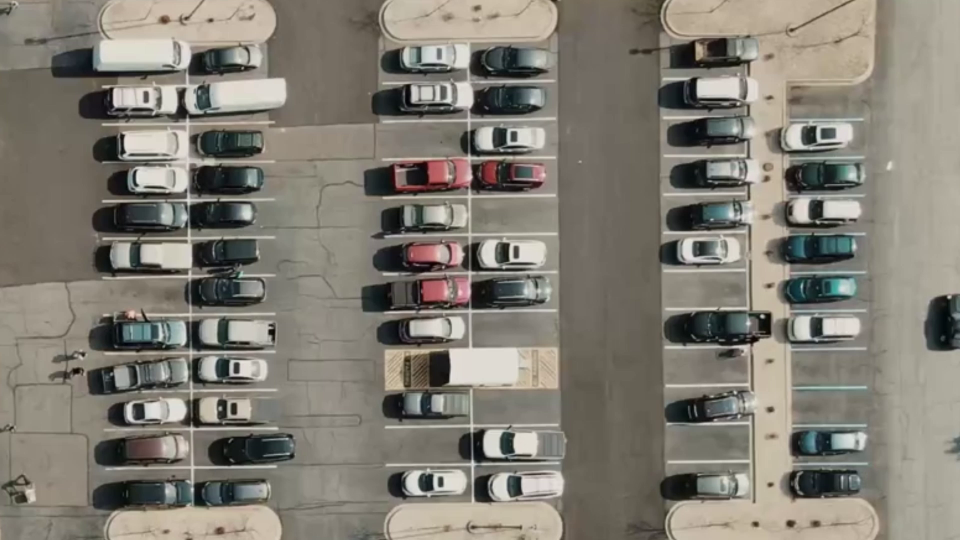
#> input picture data/cropped_frame_0.png, 1920 x 1080 px (shown at 1/2 size)
$ python -i auto_slot_finder.py   (imports and definitions only)
#> lines starting #> are read from the running program, lines starting #| are printed output that depends on the picture; after the words box and inside, x2 and y2 are one past the last pixel; in counts of white or black regions, pixels touching at a corner belong together
"""
auto_slot_finder.py - derive parking-slot quads from the painted stall lines.

Pipeline
  1. Isolate thin white paint (top-hat filter), split into horizontal / vertical masks.
  2. Find stall blocks (x-ranges where horizontal paint exists); split double-loaded
     blocks at the vertical divider.
  3. Per block, fit a uniform stall lattice (pitch + phase) to the paint, by scoring a
     comb against the row profile. Cars occlude paint, the lattice bridges the gaps.
  4. Trim bands that fall on concrete islands, estimate the block's tilt, emit quads.

Only needs numpy + opencv. Output format is unchanged:
  {"P1": {"spot_id": "P1", "polygon_norm": [[x, y] x 4]}}   # TL, TR, BR, BL, normalized
"""
import argparse
import json
import os

import cv2
import numpy as np


# ----------------------------------------------------------------------------- masks
def paint_masks(img, thresh=28):
    h, w = img.shape[:2]
    gray = cv2.GaussianBlur(cv2.cvtColor(img, cv2.COLOR_BGR2GRAY), (3, 3), 0)

    def mask(th_k, open_k):
        k = lambda s: cv2.getStructuringElement(cv2.MORPH_RECT, s)
        th = cv2.morphologyEx(gray, cv2.MORPH_TOPHAT, k(th_k))   # keeps features thinner than th_k
        _, bw = cv2.threshold(th, thresh, 255, cv2.THRESH_BINARY)
        return cv2.morphologyEx(bw, cv2.MORPH_OPEN, k(open_k))   # keeps only long strokes

    t = int(h * 0.012) | 1                                       # > paint thickness, < car size
    hmask = mask((1, t), (max(15, int(w * 0.018)), 1))           # horizontal stall dividers
    vmask = mask((t, 1), (1, max(15, int(h * 0.042))))           # vertical column dividers
    return hmask, vmask


def island_mask(img):
    """Tan concrete islands / curbs: H~17, S~35-55, V~180-210 (asphalt V<135, white cars S<20)."""
    hsv = cv2.cvtColor(img, cv2.COLOR_BGR2HSV)
    m = cv2.inRange(hsv, (10, 28, 160), (28, 75, 245))
    return cv2.medianBlur(m, 9)


# ----------------------------------------------------------------------------- columns
def find_columns(hmask, vmask, w, h):
    prof = hmask.sum(0).astype(np.float32) / 255
    sig = max(1, int(w * 0.004))
    g = np.exp(-0.5 * (np.arange(-3 * sig, 3 * sig + 1) / sig) ** 2)
    prof = np.convolve(prof, g / g.sum(), mode="same")
    on = prof > max(3.0, 0.15 * prof.max())

    # contiguous runs, merging small gaps
    runs, start = [], None
    for x, v in enumerate(on):
        if v and start is None:
            start = x
        if not v and start is not None:
            runs.append([start, x - 1]); start = None
    if start is not None:
        runs.append([start, w - 1])
    merged = []
    for r in runs:
        if merged and r[0] - merged[-1][1] < w * 0.012:
            merged[-1][1] = r[1]
        else:
            merged.append(r)

    cols = []
    for a, b in merged:
        if b - a < w * 0.06:
            continue
        xs = np.nonzero(hmask[:, a:b + 1])[1] + a
        lo, hi = int(np.percentile(xs, 1)), int(np.percentile(xs, 99))
        # double-loaded block: split at the vertical divider if there is one
        if hi - lo > w * 0.12:
            vp = vmask[:, lo:hi].sum(0).astype(np.float32) / 255
            m0, m1 = int(0.3 * (hi - lo)), int(0.7 * (hi - lo))
            if vp[m0:m1].max() > 0.05 * h:
                mid = lo + m0 + int(np.argmax(vp[m0:m1]))
                cols += [(lo, mid), (mid, hi)]
                continue
        cols.append((lo, hi))
    return cols


# ----------------------------------------------------------------------------- lattice
def fit_lattice(hmask, x0, x1, h):
    """Return (pitch, y0, rms, n_supported) for lines y_k = y0 + k*pitch."""
    prof = hmask[:, x0:x1].sum(1).astype(np.float32) / 255
    g = np.exp(-0.5 * (np.arange(-5, 6) / 1.5) ** 2)
    s = np.convolve(prof, g / g.sum(), mode="same")

    d = s - s.mean()
    ac = np.correlate(d, d, "full")[len(s) - 1:]
    ac = ac / (len(s) - np.arange(len(s)))                         # unbiased
    lo, hi = int(0.04 * h), int(0.10 * h)
    p0 = lo + int(np.argmax(ac[lo:hi]))

    best = (-1.0, p0, 0.0)                                         # comb search
    for p in np.arange(0.94 * p0, 1.06 * p0, 0.25):
        for ph in np.arange(0, p, 1.0):
            ys = np.clip(np.round(np.arange(ph, h, p)).astype(int), 0, h - 1)
            sc = s[ys].sum()
            if sc > best[0]:
                best = (sc, p, ph)
    _, p, ph = best

    # snap teeth to real paint, then least-squares refine (pitch + phase)
    thr = 0.25 * s.max()
    for _ in range(3):
        ks, ys = [], []
        for k, y in enumerate(np.arange(ph, h, p)):
            a, b = int(max(0, y - 0.15 * p)), int(min(h, y + 0.15 * p)) + 1
            if b - a < 3:
                continue
            j = a + int(np.argmax(s[a:b]))
            if s[j] >= thr:
                ks.append(k); ys.append(j)
        if len(ks) < 3:
            break
        A = np.vstack([np.ones(len(ks)), ks]).T
        (ph, p), *_ = np.linalg.lstsq(A, np.array(ys, float), rcond=None)
        res = np.array(ys) - (ph + p * np.array(ks))
        keep = np.abs(res) < 0.06 * p
        if keep.sum() >= 3 and not keep.all():
            A = A[keep]
            (ph, p), *_ = np.linalg.lstsq(A, np.array(ys, float)[keep], rcond=None)
    ph = ph % p
    ks = np.arange(0, int((h - ph) // p) + 1)
    return float(p), float(ph), float(np.sqrt(np.mean(res[keep] ** 2))) if len(ks) else 0.0, len(ys)


def block_tilt(hmask, x0, x1, ys, p):
    slopes = []
    for y in ys:
        a, b = int(max(0, y - 0.15 * p)), int(y + 0.15 * p)
        yy, xx = np.nonzero(hmask[a:b, x0:x1])
        if len(xx) > 0.35 * (x1 - x0) and np.ptp(xx) > 0.5 * (x1 - x0):
            slopes.append(np.polyfit(xx, yy + a, 1)[0])
    return float(np.median(slopes)) if slopes else 0.0


def usable_bands(isl, x0, x1, p, y0, h):
    """Bands inside the image that are not concrete island; keep the longest contiguous run."""
    ys = np.arange(y0, h + p, p)
    flags = []
    for ya, yb in zip(ys[:-1], ys[1:]):
        if ya < -0.15 * p or yb > h + 0.15 * p:
            flags.append(False); continue
        a, b = int(max(0, ya)), int(min(h, yb))
        flags.append(isl[a:b, x0:x1].mean() / 255 < 0.45)
    best, cur, start, bs = (0, 0), 0, 0, 0
    for i, f in enumerate(flags + [False]):
        if f:
            if cur == 0:
                start = i
            cur += 1
        else:
            if cur > best[0]:
                best, bs = (cur, i), start
            cur = 0
    return ys, range(bs, bs + best[0])


def report_overlaps(registry, w, h):
    """Print any pair of slots whose polygons overlap by more than 1% of the smaller slot."""
    import itertools
    polys = {k: (np.array(v["polygon_norm"]) * [w, h]).astype(np.float32) for k, v in registry.items()}
    bad = []
    for (a, pa), (b, pb) in itertools.combinations(polys.items(), 2):
        if abs(pa[:, 0].mean() - pb[:, 0].mean()) > 0.25 * w:      # far apart, skip
            continue
        area, _ = cv2.intersectConvexConvex(pa, pb)
        if area > 0.01 * min(cv2.contourArea(pa), cv2.contourArea(pb)):
            bad.append((a, b))
    print("Overlap check: " + ("none - all slots are disjoint" if not bad else f"{len(bad)} overlapping pairs: {bad[:6]}"))
    return bad

# ----------------------------------------------------------------------------- main
def find_slots_automatically(image_path, output_json_path="data/roi_registry.json",
                             preview_path="data/auto_discovery_test.png", debug_path=None,
                             thresh=28):
#> called with image_path = 'data/cropped_frame_0.png', output_json_path = 'data/roi_registry.json', preview_path = 'data/auto_discovery_test.png', thresh = 28
    if not os.path.exists(image_path):
        raise FileNotFoundError(f"Missing {image_path}! Make sure reference frame exists.")
    img = cv2.imread(image_path)
#> img is the input picture: shape (1080, 1920, 3); mean B, G, R 115.3, 125.2, 129.5
    h, w = img.shape[:2]
#> h = 1080; w = 1920

    hmask, vmask = paint_masks(img, thresh)
#> in paint_masks, `gray = cv2.GaussianBlur(cv2.cvtColor(img, cv2.COLOR_BGR2GRAY), (3, 3),..`:
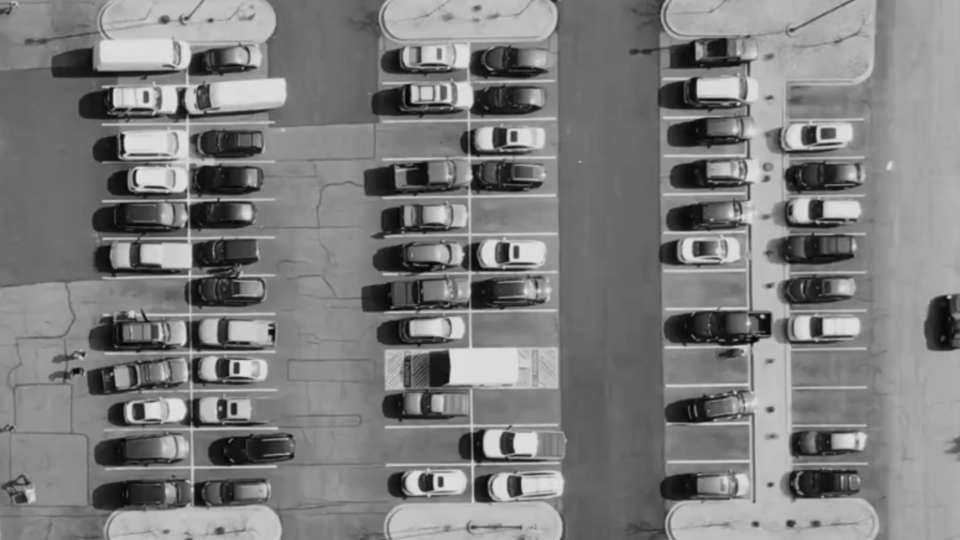
#> gray: shape (1080, 1920) (shown at 1/2 size); min 2, max 230, mean 125.4
#> in mask, `_, bw = cv2.threshold(th, thresh, 255, cv2.THRESH_BINARY)`:
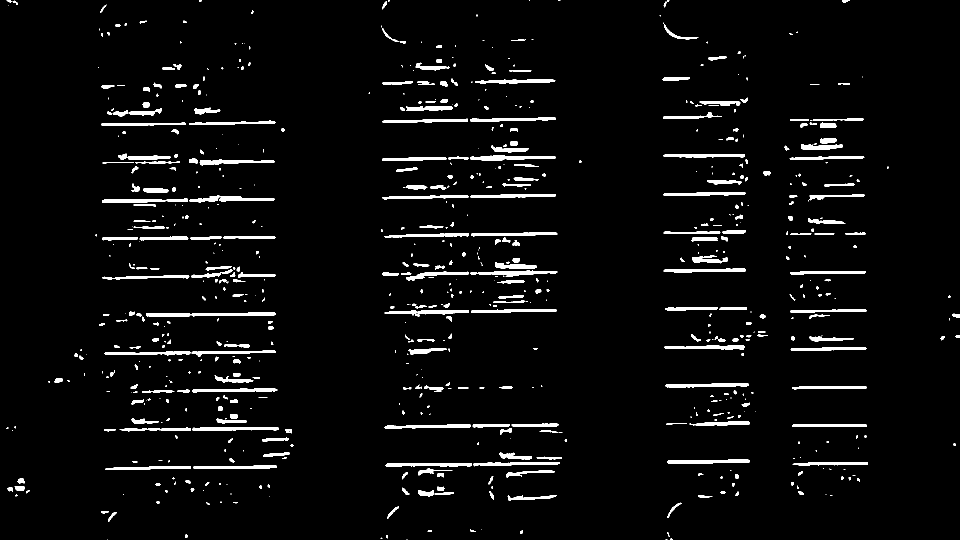
#> bw: shape (1080, 1920) (shown at 1/2 size); 4% white; 714 white regions (308 under 20 px), largest, box (x1, y1, x2, y2) and area: (292, 625, 551, 634) 1497, (379, 391, 550, 405) 1202, (940, 311, 1112, 322) 1167
#> in mask, `return cv2.morphologyEx(bw, cv2.MORPH_OPEN, k(open_k))`: returned value: shape (1080, 1920); 2.6% white; 119 white regions, largest, box (x1, y1, x2, y2) and area: (293, 625, 552, 633) 1454, (1336, 919, 1501, 927) 1078, (941, 312, 1113, 321) 1035
#> call 2 of mask, with th_k = (13, 1), open_k = (1, 45)
#> in mask (call 2), `_, bw = cv2.threshold(th, thresh, 255, cv2.THRESH_BINARY)`:
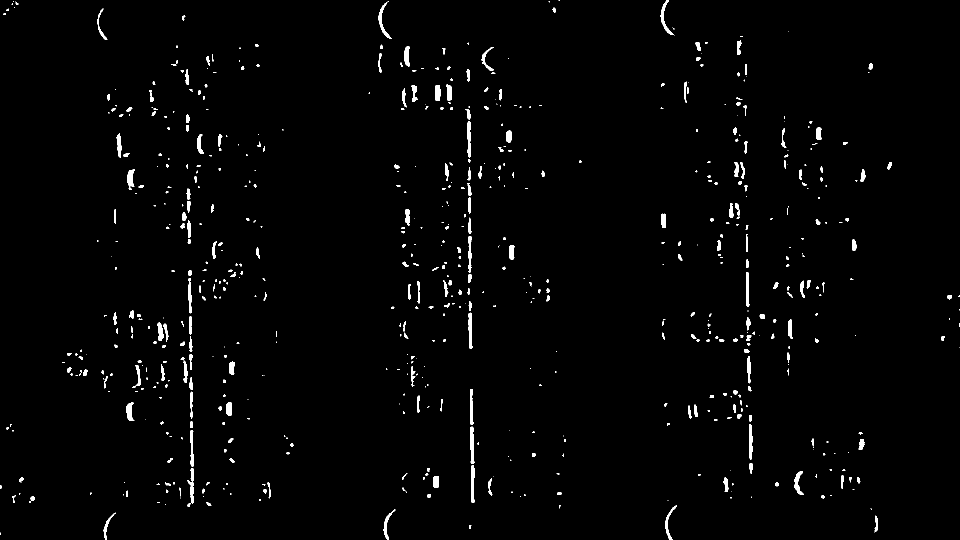
#> bw: shape (1080, 1920) (shown at 1/2 size); 1.6% white; 665 white regions (327 under 20 px), largest, box (x1, y1, x2, y2) and area: (940, 853, 949, 928) 447, (942, 930, 949, 1006) 427, (1321, 0, 1348, 70) 426
#> in mask (call 2), `return cv2.morphologyEx(bw, cv2.MORPH_OPEN, k(open_k))`: returned value: shape (1080, 1920); 0.17% white; 16 white regions, largest, box (x1, y1, x2, y2) and area: (941, 853, 947, 928) 402, (943, 930, 948, 1006) 377, (938, 625, 943, 697) 355
    isl = island_mask(img)
#> in island_mask, `hsv = cv2.cvtColor(img, cv2.COLOR_BGR2HSV)`: hsv: shape (1080, 1920, 3); mean H, S, V 30.6, 35.5, 130.8
#> in island_mask, `m = cv2.inRange(hsv, (10, 28, 160), (28, 75, 245))`: m: shape (1080, 1920); 14.6% white; 279 white regions (198 under 20 px), largest, box (x1, y1, x2, y2) and area: (1490, 0, 1753, 640) 52732, (1337, 674, 1760, 1080) 52708, (1786, 4, 1920, 589) 49016
#> in island_mask, `return cv2.medianBlur(m, 9)`:
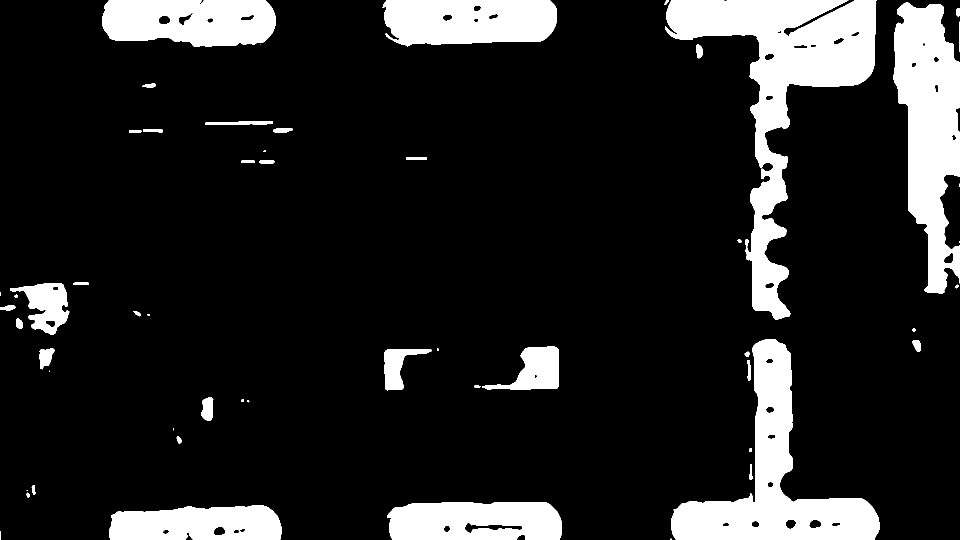
#> returned value: shape (1080, 1920) (shown at 1/2 size); 14.4% white; 56 white regions (13 under 20 px), largest, box (x1, y1, x2, y2) and area: (1330, 0, 1753, 639) 74094, (1342, 678, 1759, 1080) 52733, (1786, 4, 1920, 587) 49397
    cols = find_columns(hmask, vmask, w, h)
#> in find_columns, `prof = hmask.sum(0).astype(np.float32) / 255`: prof = 1920 values, max 96 at index 1034, min 0 at index 0, mean 28.28
#> in find_columns, `prof = np.convolve(prof, g / g.sum(), mode="same")`: prof = 1920 values, max 93.75 at index 1037, min 0 at index 0, mean 28.28
#> after the loop in find_columns, `for x, v in enumerate(on):`: runs = [[207, 560], [768, 1118], [1326, 1499], [1582, 1735]]
#> the loop in find_columns, `for r in runs:` made 4 passes
#> after the loop in find_columns, `for r in runs:`: merged has the same summary as runs
#> the loop in find_columns, `for a, b in merged:` made 4 passes
#> (a, b, lo, hi, m0, m1, mid) on passes 1 to 2: (207, 560, 214, 550, 100, 235, 384), (768, 1118, 775, 1110, 100, 234, 941)
#> (a, b, lo, hi) on passes 3 to 4: (1326, 1499, 1331, 1494), (1582, 1735, 1585, 1731)
#> after the loop in find_columns, `for a, b in merged:`: cols = [(214, 384), (384, 550), (775, 941), (941, 1110), (1331, 1494), (1585, 1731)]
    if not cols:
        raise RuntimeError("No stall paint found - try lowering --thresh.")

    registry, sid = {}, 1
    preview = img.copy()
    dbg = img.copy()
    dbg[hmask > 0] = (255, 0, 255)
    dbg[vmask > 0] = (0, 165, 255)
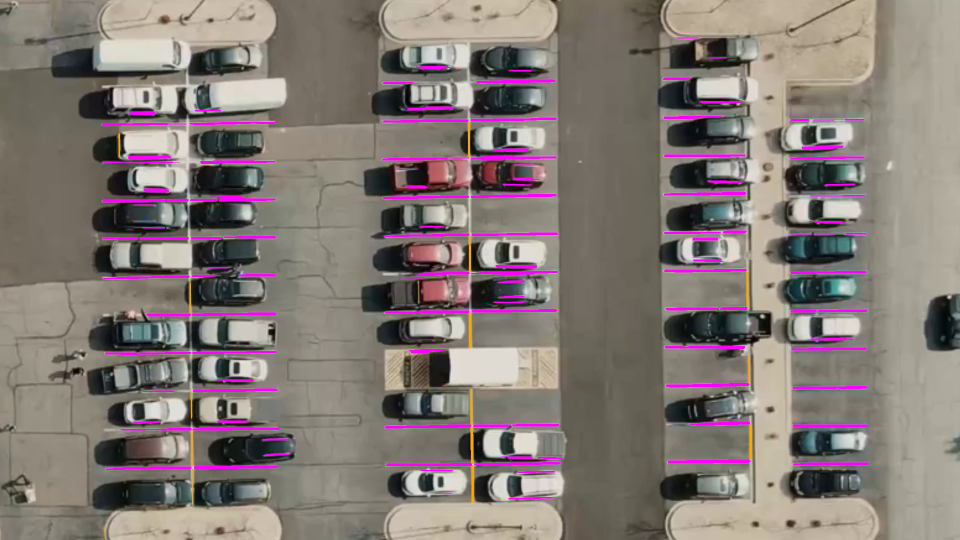
#> dbg: shape (1080, 1920, 3) (shown at 1/2 size); mean B, G, R 117.5, 120.8, 131.9
    palette = [(0, 255, 0), (255, 255, 0), (0, 200, 255), (255, 0, 255), (255, 128, 0), (0, 128, 255)]

    print(f"Frame {w}x{h}: found {len(cols)} stall columns")
#| Frame 1920x1080: found 6 stall columns
    for ci, (x0, x1) in enumerate(cols):
        p, y0, rms, n_sup = fit_lattice(hmask, x0, x1, h)
        ys, run = usable_bands(isl, x0, x1, p, y0, h)
        line_ys = [ys[i] for i in run] + ([ys[run[-1] + 1]] if len(run) else [])
        slope = block_tilt(hmask, x0, x1, line_ys[:-1] if line_ys else [], p)
        xc = (x0 + x1) / 2
        col = palette[ci % len(palette)]
        print(f"  col {ci + 1}: x={x0}-{x1}  pitch={p:.1f}px  stalls={len(run)}  "
              f"paint-lines={n_sup}  fit-rms={rms:.1f}px  tilt={np.degrees(np.arctan(slope)):.2f}deg")
        if n_sup < 0.5 * len(run):
            print(f"    ! only {n_sup}/{len(run)} lines backed by paint - check this column")

        for i in run:
            ya, yb = ys[i], ys[i + 1]
            quad = [[x0, ya + slope * (x0 - xc)], [x1, ya + slope * (x1 - xc)],
                    [x1, yb + slope * (x1 - xc)], [x0, yb + slope * (x0 - xc)]]
            quad = np.clip(np.array(quad), [0, 0], [w - 1, h - 1])
            spot = f"P{sid}"
            registry[spot] = {"spot_id": spot, "polygon_norm": (quad / [w, h]).round(5).tolist()}
            pts = quad.astype(np.int32)
            cv2.polylines(preview, [pts], True, col, 2)
            cv2.putText(preview, spot, (int(pts[0][0]) + 4, int(pts[0][1]) + 14),
                        cv2.FONT_HERSHEY_SIMPLEX, 0.42, (255, 255, 255), 1, cv2.LINE_AA)
            sid += 1
        for y in line_ys:
            cv2.line(dbg, (x0, int(y + slope * (x0 - xc))), (x1, int(y + slope * (x1 - xc))), (0, 255, 0), 1)
#> this loop made 6 passes
#> (x0, x1, p0 in fit_lattice, p, ph in fit_lattice, thr in fit_lattice, ks in fit_lattice, y0) on passes 1 to 6: (214, 384, 76, 76.4, 18.5, 37.15, [0, 1, 2, 3, 4, 5, 6, 7, 8, 9, 10, 11, 12, 13], 18.5), (384, 550, 77, 76.36, 17.02, 38.13, [0, 1, 2, 3, 4, 5, 6, 7, 8, 9, 10, 11, 12, 13], 17.02), (775, 941, 76, 76.44, 11.98, 38.14, [0, 1, 2, 3, 4, 5, 6, 7, 8, 9, 10, 11, 12, 13], 11.98), (941, 1110, 77, 76.11, 11.15, 37.65, [0, 1, 2, 3, 4, 5, 6, 7, 8, 9, 10, 11, 12, 13, 14], 11.15), (1331, 1494, 77, 76.59, 4.41, 37.92, [0, 1, 2, 3, 4, 5, 6, 7, 8, 9, 10, 11, 12, 13, 14], 4.41), (1585, 1731, 76, 76.56, 8.67, 33.11, [0, 1, 2, 3, 4, 5, 6, 7, 8, 9, 10, 11, 12, 13], 8.67)
#|   col 1: x=214-384  pitch=76.4px  stalls=12  paint-lines=10  fit-rms=1.4px  tilt=-0.59deg
#|   col 2: x=384-550  pitch=76.4px  stalls=12  paint-lines=10  fit-rms=0.4px  tilt=-0.63deg
#|   col 3: x=775-941  pitch=76.4px  stalls=12  paint-lines=10  fit-rms=0.4px  tilt=-0.97deg
#|   col 4: x=941-1110  pitch=76.1px  stalls=12  paint-lines=10  fit-rms=1.8px  tilt=-0.91deg
#|   col 5: x=1331-1494  pitch=76.6px  stalls=12  paint-lines=11  fit-rms=0.5px  tilt=-0.74deg
#|   col 6: x=1585-1731  pitch=76.6px  stalls=11  paint-lines=10  fit-rms=0.5px  tilt=-0.44deg
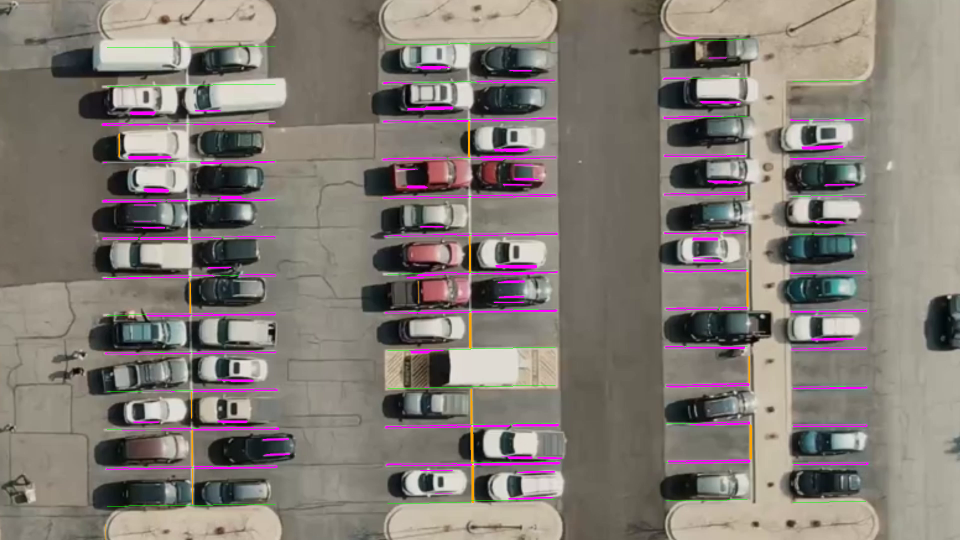
#> dbg: shape (1080, 1920, 3) (shown at 1/2 size); 0.61% of pixels changed, all inside (x1, y1, x2, y2) = (214, 79, 1732, 1013)
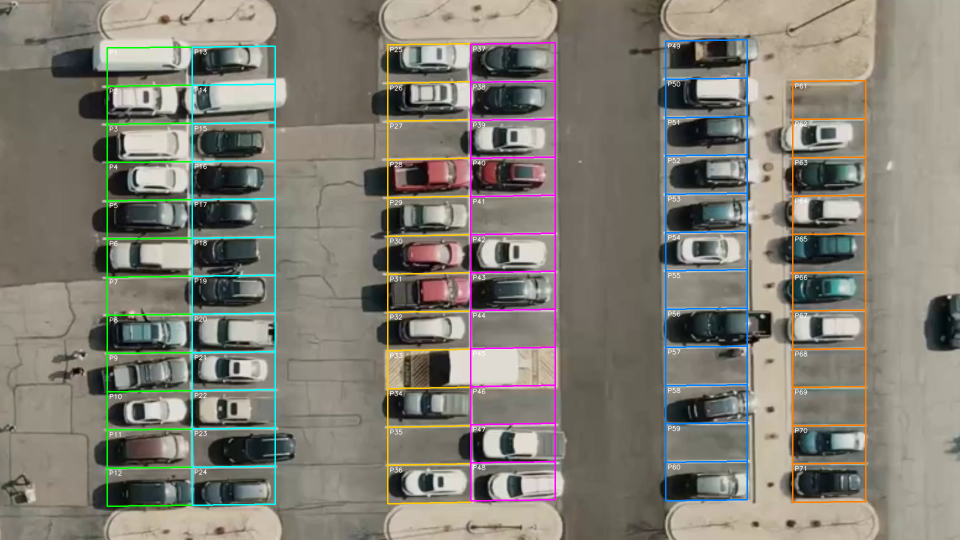
#> preview: shape (1080, 1920, 3) (shown at 1/2 size); 3.71% of pixels changed, all inside (x1, y1, x2, y2) = (213, 78, 1733, 1014)
#> after the loop, registry = 71 items; sid = 72

    os.makedirs(os.path.dirname(output_json_path) or ".", exist_ok=True)
    with open(output_json_path, "w") as f:
        json.dump(registry, f, indent=2)
    os.makedirs(os.path.dirname(preview_path) or ".", exist_ok=True)
    cv2.imwrite(preview_path, preview)
    if debug_path:
        cv2.imwrite(debug_path, dbg)

    report_overlaps(registry, w, h)
#> in report_overlaps, `polys = {k: (np.array(v["polygon_norm"]) * [w, h]).astype(np.float32) ..`: polys = 71 items
#> the loop in report_overlaps, `for (a, pa), (b, pb) in itertools.combinations(polys.items(), 2):` made 2485 passes
#> (b, pb) on passes 1 to 3: ('P2', [[214, 172.2], [384, 170.4], [384, 246.8], [214, 248.6]]), ('P3', [[214, 248.6], [384, 246.8], [384, 323.2], [214, 325]]), ('P4', [[214, 325], [384, 323.2], [384, 399.6], [214, 401.4]])
#> after the loop in report_overlaps, `for (a, pa), (b, pb) in itertools.combinations(polys.items(), 2):`: bad = []
#| Overlap check: none - all slots are disjoint
    print(f"Generated {len(registry)} slots -> {output_json_path}")
#| Generated 71 slots -> data/roi_registry.json
    print(f"Verification overlay -> {preview_path}")
    return registry


# [11 lines not run here, left out]

>>> result = find_slots_automatically('data/cropped_frame_0.png')
#> result = 71 items
